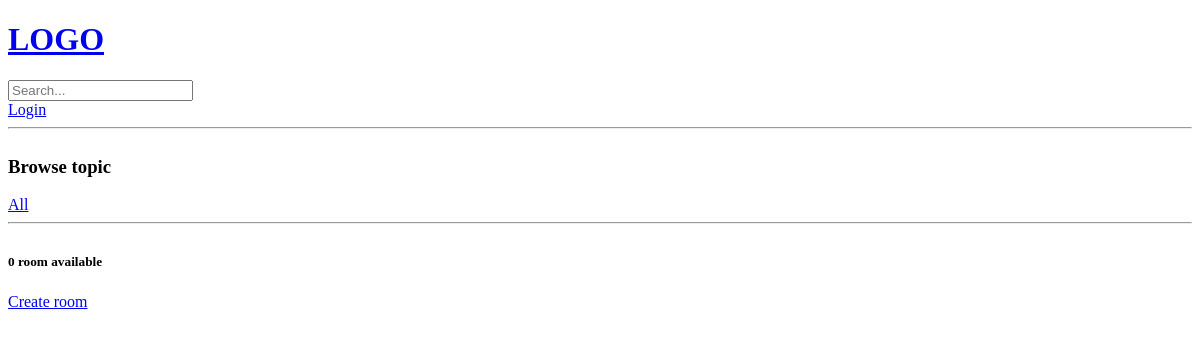
The app's page /?q=Django, older data.
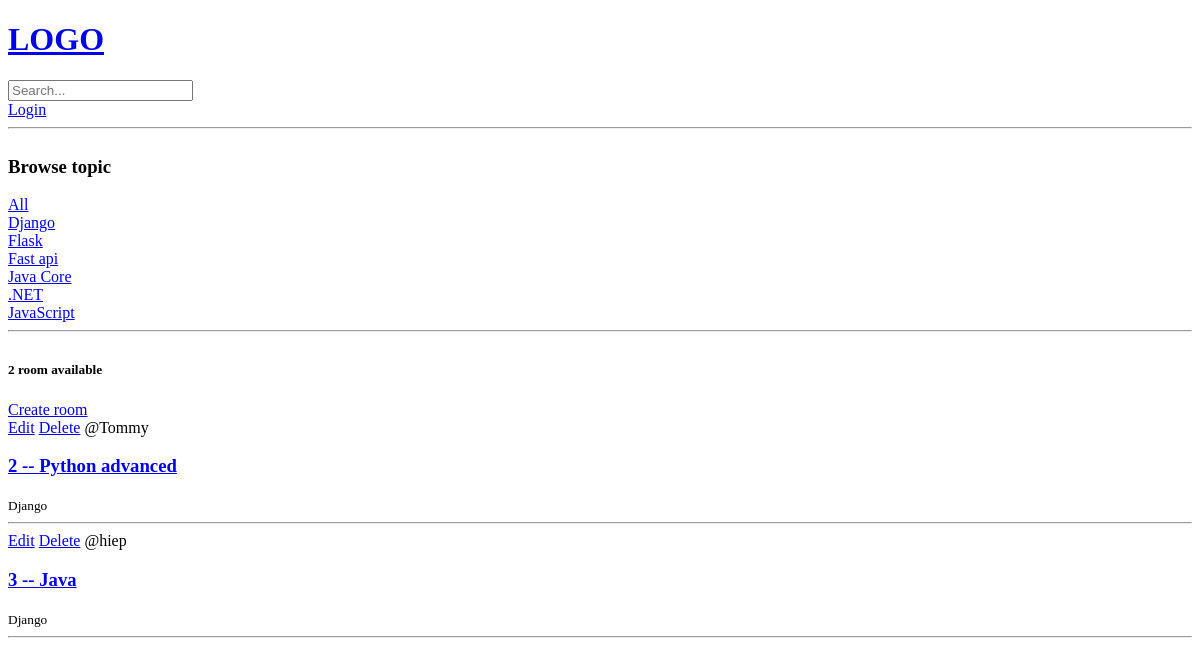
The same page, newer data.
### base/models.py (models this page shows, shortened)
class Topic(models.Model):
    name = models.CharField(max_length=200)

class Room(models.Model):
    host = models.ForeignKey(User, on_delete=models.SET_NULL, null=True)
    topic = models.ForeignKey(Topic, on_delete=models.SET_NULL, null=True)
    name = models.CharField(max_length=200)
    description = models.TextField(null=True, blank=True)
    updated = models.DateTimeField(auto_now=True)
    created = models.DateTimeField(auto_now_add=True)
    class Meta:
        ordering = ['-updated', '-created']

### base/views.py (the view)
# urls.py: path('', views.home, name='home'),
def home(request):
    q = request.GET.get('q') if request.GET.get('q') != None else ''
    rooms = Room.objects.filter(
        Q(topic__name__icontains=q) |
        Q(name__icontains=q) |
        Q(description__icontains=q)
    )  # icontains là chỉ cần trùng kí tự không cần hết từ
    room_count = rooms.count()
    topics = Topic.objects.all()
    context = {'rooms': rooms, 'topics': topics, 'room_count': room_count}
    return render(request, 'base/home.html', context)

### base/templates/base/home.html (shortened to what this page needs)
{% extends 'main.html' %} {% block content %}
<div class="home-container">
  <div>
    <h3>Browse topic</h3>
    <a href="/">All</a>
    {% for topic in topics %}
    <div>
      <a href="{% url 'home' %}?q={{topic.name}}">{{topic.name}}</a>
    </div>
    {% endfor %}
    <hr />
  </div>
  <div>
    <h5>{{room_count}} room available</h5>
    <a href="{% url 'create-room' %}">Create room</a>
    <div>
      {% for room in rooms %}
      <div>
        <a href="{% url 'update-room' room.id %}">Edit</a>
        <a href="{% url 'delete-room' room.id %}">Delete</a>
        <span>@{{room.host.username}}</span>
        <h3>
          <a href="{% url 'room' room.id %}">{{room.id}} -- {{room.name}}</a>
        </h3>
        <small>{{room.topic.name}}</small>
        <hr />
        {% endfor %}
      </div>
    </div>
  </div>
</div>
{% endblock %}

Row changes from the older to the newer data that the page shows:
added Topic: name "Django"
added Topic: name "Flask"
added Topic: name "Fast api"
added Topic: name "Java Core"
added Topic: name ".NET"
added Topic: name "JavaScript"
added Room: host.username "Tommy", id "2", name "Python advanced", topic.name "Django"
added Room: host.username "hiep", id "3", name "Java", topic.name "Django"
Text that changed along with them:
{{ room_count }}: "0" → "2"
